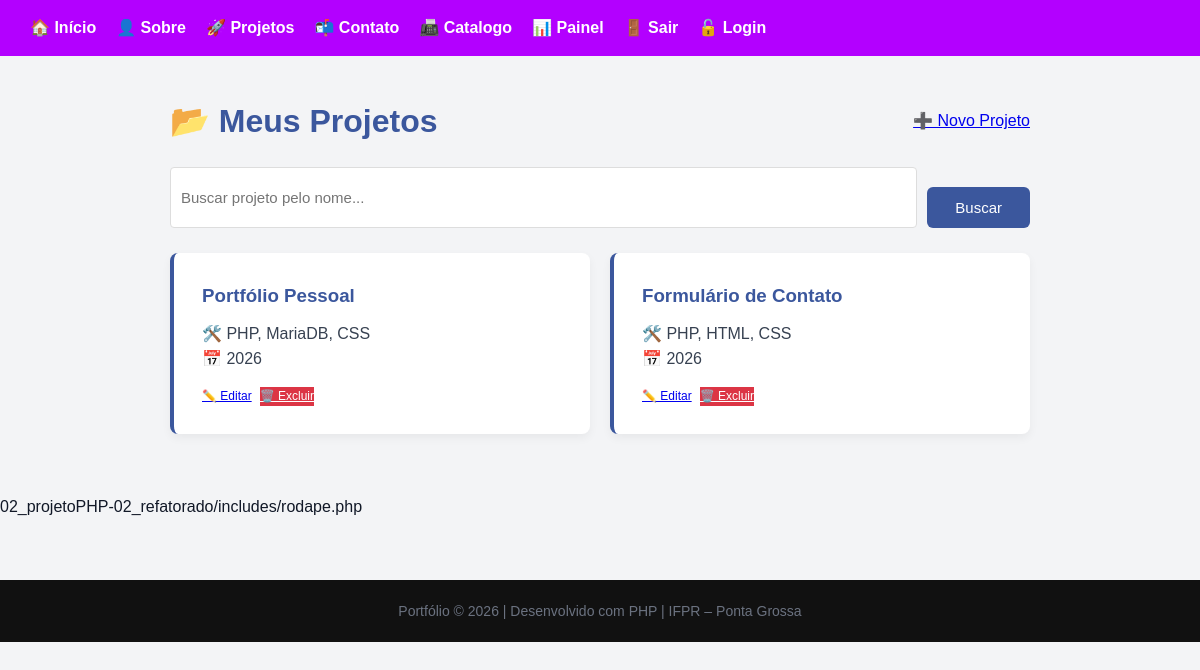
/05_crud/index.php (signed in), run on the app's committed database.
### tables this page shows
CREATE TABLE projetos (
    id            INT UNSIGNED  NOT NULL AUTO_INCREMENT,
    nome          VARCHAR(120)  NOT NULL,
    descricao     TEXT          NOT NULL,
    tecnologias   VARCHAR(200)  NOT NULL,
    link_github   VARCHAR(300)      NULL DEFAULT NULL,
    ano           YEAR          NOT NULL,
    status        ENUM('rascunho','publicado','arquivado')
                                NOT NULL DEFAULT 'rascunho',
    criado_em     DATETIME      NOT NULL DEFAULT CURRENT_TIMESTAMP,
    atualizado_em DATETIME          NULL DEFAULT NULL
                                ON UPDATE CURRENT_TIMESTAMP,
    PRIMARY KEY (id)
);

### 05_crud/index.php (the view, shortened to what this page needs)
<?php
$pdo = conectar();
$busca = trim($_GET['busca'] ?? '');
$itens_por_pagina = 3;
$pagina_atual = max(1, (int)($_GET['pagina'] ?? 1));
$offset = ($pagina_atual - 1) * $itens_por_pagina;
$params = [];
$where = "";
$sql = "SELECT * FROM projetos" . $where . " ORDER BY criado_em DESC LIMIT $itens_por_pagina OFFSET $offset";
$stmt = $pdo->prepare($sql);
$stmt->execute($params);
$projetos = $stmt->fetchAll();
?>
<!DOCTYPE html>
<html lang="pt-BR">
<head>
    <?php require_once __DIR__ . '/../includes/cabecalho.php'; ?>
</head>
<body>
<div class="container">
    <div style="display: flex; justify-content: space-between; align-items: center; margin-bottom: 20px;">
        <h1 class="titulo-secao" style="margin:0">📂 Meus Projetos</h1>
        <a href="cadastrar.php" class="btn-primario">➕ Novo Projeto</a>
    </div>
    <form class="busca-container" method="GET">
        <input type="text" name="busca" value="<?= htmlspecialchars($busca) ?>" placeholder="Buscar projeto pelo nome...">
        <button type="submit" class="btn-primario">Buscar</button>
    </form>
    <?php if (empty($projetos)): ?>
        <p>Nenhum projeto encontrado.</p>
    <?php else: ?>
        <div style="display: grid; grid-template-columns: repeat(auto-fill, minmax(280px, 1fr)); gap: 20px;">
            <?php foreach ($projetos as $p): ?>
                <div class="card">
                    <h3><?= htmlspecialchars($p['nome']) ?></h3>
                    <p>🛠️ <?= htmlspecialchars($p['tecnologias']) ?></p>
                    <p>📅 <?= (int)$p['ano'] ?></p>
                    <div style="margin-top: 15px; display: flex; flex-wrap: wrap; gap: 8px;">
                        <a href="editar.php?id=<?= (int)$p['id'] ?>" class="btn-secundario" style="font-size: 12px;">✏️ Editar</a>
                        <a href="excluir.php?id=<?= (int)$p['id'] ?>" class="btn-perigo" style="font-size: 12px; background-color: #dc3545; color: white;">🗑️ Excluir</a>
                    </div>
                </div>
            <?php endforeach; ?>
        </div>
    <?php endif; ?>
</div>
<?php require_once __DIR__ . '/../includes/rodape.php'; ?>
</body>
</html>

### includes/style.css (style rules this page uses)
:root { --cor-primaria: #3b579d; --cor-secundaria: #b300ff; --cor-destaque: #f0b341; --cor-fundo: #f3f4f6; --cor-texto: #111827; --cor-texto-suave: #6b7280; --cor-branco: #ffffff; --radius: 8px; --sombra: 0 4px 10px rgba(0, 0, 0, 0.05); }
* { box-sizing: border-box; margin: 0; padding: 0; }
body { font-family: Arial, sans-serif; background: var(--cor-fundo); color: var(--cor-texto); line-height: 1.6; }
.container { max-width: 900px; margin: 40px auto; padding: 0 20px; }
h1.titulo-secao { color: var(--cor-primaria); margin-bottom: 24px; }
.card { background: var(--cor-branco); padding: 28px; border-radius: var(--radius); margin-bottom: 20px; border-left: 4px solid var(--cor-primaria); box-shadow: var(--sombra); transition: transform 0.2s ease; }
.card h3 { color: var(--cor-primaria); margin-bottom: 10px; }
.card p { color: #374151; }
input[type="text"], textarea { width: 100%; padding: 10px; border: 1px solid #d1d5db; border-radius: 6px; font-size: 15px; transition: border 0.2s; }
button[type="submit"] { margin-top: 20px; background: var(--cor-primaria); color: white; border: none; padding: 12px 28px; border-radius: 6px; font-size: 15px; cursor: pointer; transition: 0.3s; }

### 05_crud/index.php (style rules this page uses)
.busca-container { margin-bottom: 25px; display: flex; gap: 10px; }
.busca-container input { flex: 1; padding: 10px; border: 1px solid #ddd; border-radius: 4px; }

### data on the page
projetos: nome "Portfólio Pessoal", tecnologias "PHP, MariaDB, CSS", ano "2026"
projetos: nome "Formulário de Contato", tecnologias "PHP, HTML, CSS", ano "2026"

### other printed values
$autor "Portfólio"
